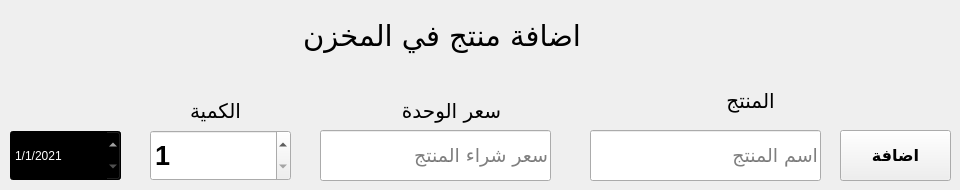
      <widget class="QWidget" name="tab_24">
       <attribute name="title">
        <string>اضافة منتج</string>
       </attribute>
       <widget class="QLineEdit" name="lineEdit_40">
        <property name="geometry">
         <rect>
          <x>590</x>
          <y>130</y>
          <width>231</width>
          <height>51</height>
         </rect>
        </property>
        <property name="font">
         <font>
          <family>Javanese Text</family>
          <pointsize>14</pointsize>
         </font>
        </property>
        <property name="placeholderText">
         <string>اسم المنتج</string>
        </property>
       </widget>
       <widget class="QLineEdit" name="lineEdit_41">
        <property name="geometry">
         <rect>
          <x>320</x>
          <y>130</y>
          <width>231</width>
          <height>51</height>
         </rect>
        </property>
        <property name="font">
         <font>
          <family>Javanese Text</family>
          <pointsize>14</pointsize>
         </font>
        </property>
        <property name="placeholderText">
         <string>سعر شراء المنتج</string>
        </property>
       </widget>
       <widget class="QSpinBox" name="spinBox_2">
        <property name="geometry">
         <rect>
          <x>150</x>
          <y>130</y>
          <width>141</width>
          <height>51</height>
         </rect>
        </property>
        <property name="font">
         <font>
          <pointsize>20</pointsize>
          <weight>75</weight>
          <bold>true</bold>
         </font>
        </property>
        <property name="minimum">
         <number>1</number>
        </property>
        <property name="value">
         <number>1</number>
        </property>
       </widget>
       <widget class="QDateEdit" name="dateEdit_13">
        <property name="geometry">
         <rect>
          <x>10</x>
          <y>130</y>
          <width>111</width>
          <height>51</height>
         </rect>
        </property>
        <property name="styleSheet">
         <string notr="true">background-color: rgb(0, 0, 0);
color: rgb(255, 255, 255);
font: 12pt &quot;MS Shell Dlg 2&quot;;</string>
        </property>
        <property name="dateTime">
         <datetime>
          <hour>0</hour>
          <minute>0</minute>
          <second>0</second>
          <year>2021</year>
          <month>1</month>
          <day>1</day>
         </datetime>
        </property>
        <property name="displayFormat">
         <string>d/M/yyyy</string>
        </property>
       </widget>
       <widget class="QPushButton" name="pushButton_56">
        <property name="geometry">
         <rect>
          <x>840</x>
          <y>130</y>
          <width>111</width>
          <height>51</height>
         </rect>
        </property>
        <property name="font">
         <font>
          <family>Javanese Text</family>
          <pointsize>12</pointsize>
          <weight>75</weight>
          <bold>true</bold>
         </font>
        </property>
        <property name="cursor">
         <cursorShape>PointingHandCursor</cursorShape>
        </property>
        <property name="text">
         <string>اضافة</string>
        </property>
       </widget>
       <widget class="QLabel" name="label_46">
        <property name="geometry">
         <rect>
          <x>160</x>
          <y>10</y>
          <width>421</width>
          <height>51</height>
         </rect>
        </property>
        <property name="font">
         <font>
          <family>Javanese Text</family>
          <pointsize>22</pointsize>
         </font>
        </property>
        <property name="text">
         <string>اضافة منتج في المخزن</string>
        </property>
       </widget>
       <widget class="QLabel" name="label_53">
        <property name="geometry">
         <rect>
          <x>650</x>
          <y>80</y>
          <width>131</width>
          <height>41</height>
         </rect>
        </property>
        <property name="font">
         <font>
          <family>Javanese Text</family>
          <pointsize>15</pointsize>
         </font>
        </property>
        <property name="text">
         <string> المنتج</string>
        </property>
       </widget>
       <widget class="QLabel" name="label_54">
        <property name="geometry">
         <rect>
          <x>360</x>
          <y>90</y>
          <width>141</width>
          <height>41</height>
         </rect>
        </property>
        <property name="font">
         <font>
          <family>Javanese Text</family>
          <pointsize>15</pointsize>
         </font>
        </property>
        <property name="text">
         <string>سعر الوحدة</string>
        </property>
       </widget>
       <widget class="QLabel" name="label_55">
        <property name="geometry">
         <rect>
          <x>160</x>
          <y>90</y>
          <width>81</width>
          <height>41</height>
         </rect>
        </property>
        <property name="font">
         <font>
          <family>Javanese Text</family>
          <pointsize>15</pointsize>
         </font>
        </property>
        <property name="text">
         <string>الكمية</string>
        </property>
       </widget>
      </widget>
